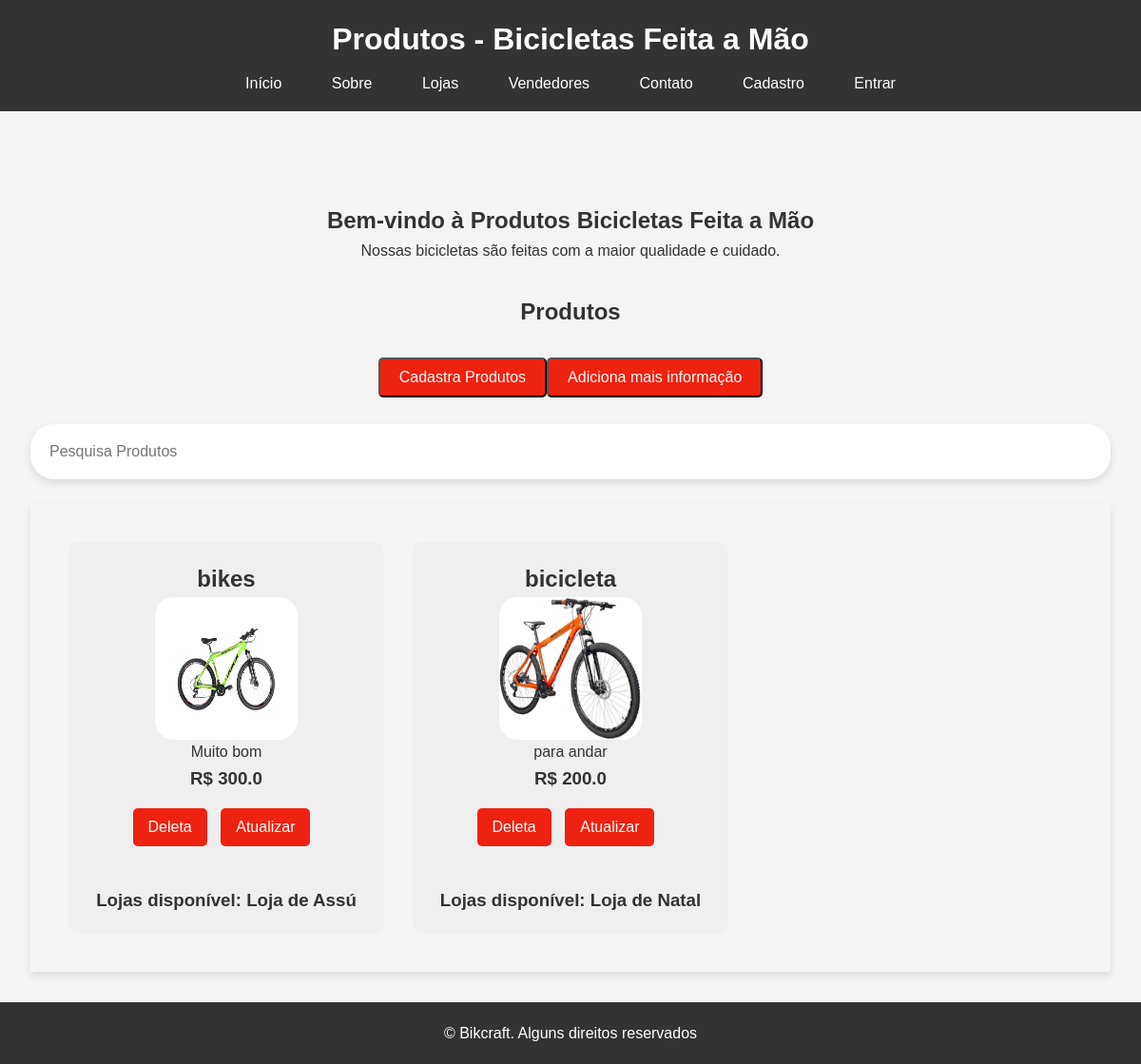
Page /produtos/ on the earlier database version.
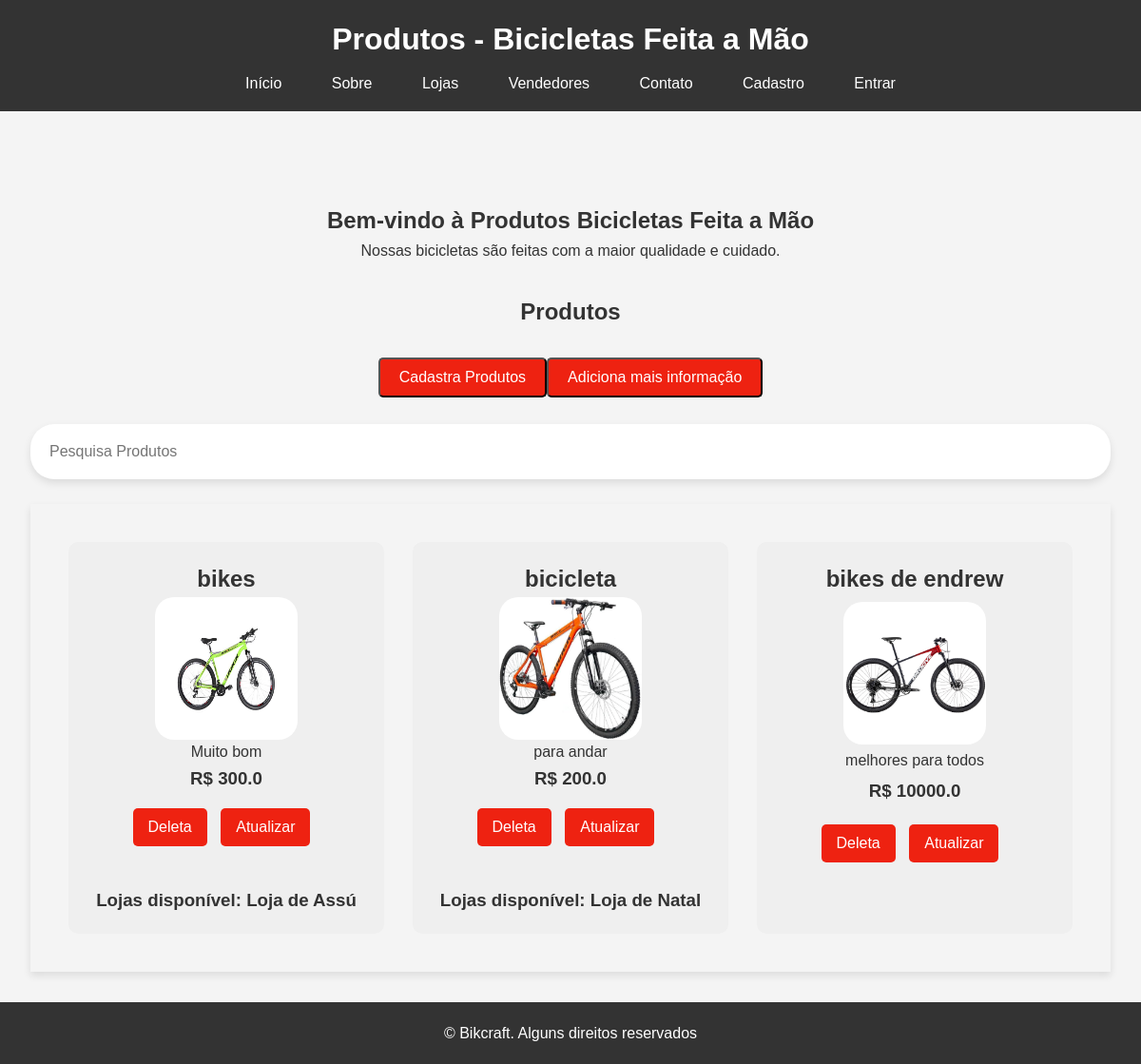
Same page on the later database version.
### bikcraft/models.py (models this page shows, shortened)
class Bike(models.Model):
    modelo = models.CharField(max_length=255, verbose_name='Modelo')
    preco = models.FloatField(verbose_name='Preço')
    descricao = models.TextField(verbose_name='Descrição')
    foto = models.ImageField(upload_to='media/bikcraft/', blank=True, null=True, verbose_name='Foto')

class Lojas(models.Model):
    nome = models.CharField(max_length=30, verbose_name='Nome da Loja')
    produtos = models.ManyToManyField(Bike, verbose_name='Produtos')
    cnpj = models.CharField(max_length=25, verbose_name='CNPJ')
    detalhe = models.TextField(blank=True, null=True, verbose_name='Descrição')
    def __str__(self):
        return self.nome

### bikcraft/views.py (the view)
# urls.py: path('produtos/', views.produtos, name='pagina-produtos'),
def produtos(request):
    bike = Bike.objects.all()
    return render(request, 'produtos.html', {'produtos': bike})

### bikcraft/templates/produtos.html (shortened to what this page needs)
{% extends "base/produtos.html" %}
{% load static %}
{% block conteudo %}
<main>
    <section id="home">
        <h2><center>Bem-vindo à Produtos Bicicletas Feita a Mão</center></h2>
        <p><center>Nossas bicicletas são feitas com a maior qualidade e cuidado.</center></p>
    </section>
    <h2><center>Produtos</center></h2>
    <br>
    <div class="button-cadastra">
        <a href='{% url "pagina-cadastraprodutos" %}'><button>Cadastra Produtos</button></a>
        <a href='{% url "cadastra-detalhe" %}'><button>Adiciona mais informação</button></a>
    </div>
    <br>
    <div class='col-12'>
        <input type='text' class='form-control' id='search' placeholder='Pesquisa Produtos'>
    </div>
    <br>
    <section id="products">
        {% for produto in produtos %}
            <div class='product-card'>
                <h2>{{produto.modelo}}</h2>
                <img class='foto' src='{{produto.foto.url}}'/>
                <p>{{produto.descricao}}</p>
                <h3> R$ {{produto.preco}}</h3>
                <div class="button-container">
                    <a href='{% url "deleta-produtos" produto.id %}'><button>Deleta</button></a>
                    <a id='atualizado' href='{% url "pagina-atualizado" produto.id %}'><button id='atualiza'>Atualizar</button></a>
                </div>
                <br>
                <div class='lista_lojas'>
                    {% for loja in produto.lojas_set.all %}
                        {% if loja %}
                            <h3>Lojas disponível: {{loja}}</h3>
                        {% else %}
                            <h3>Infelizmente, não tem nenhum loja com esse modelo</h3>
                        {% endif %}
                    {% endfor %}
                </div>
            </div>
        {% endfor %}
    </section>
</main>
{% endblock conteudo %}

### templates/base/produtos.html (shortened to what this page needs)
{% load static %}
<!DOCTYPE html>
<html lang="pt-BR">
<head>
    <link rel="stylesheet" href="{% static 'bikes/css/produtos.css' %}">
</head>
<body>
    <header>
        <h1>Produtos - Bicicletas Feita a Mão</h1>
        <nav>
            <ul>
                <li><a href='{% url "pagina-inicial" %}'>Início</a></li>
                <li><a href="{% url "pagina-sobre" %}">Sobre</a></li>
                <li><a href='{% url "pagina-loja" %}'>Lojas</a></li>
                <li><a href='{% url "pagina-vendedores" %}'>Vendedores</a></li>
                <li><a href="{% url "pagina-contados" %}">Contato</a></li>
                {% if request.user.is_authenticated %}
                    <li><a href='{% url "sair" %}'>Sair</a></li>
                {% else %}
                    <li><a href='{% url "cadastra-usuario" %}'>Cadastro</a></li>
                    <li><a href='{% url "acessar" %}'>Entrar</a></li>
                {% endif %}
            </ul>
        </nav>
    </header>
    {% block conteudo %}{% endblock conteudo %}
    <footer>
        <p>&copy; Bikcraft. Alguns direitos reservados</p>
    </footer>
</body>
</html>

### templates/static/bikes/css/produtos.css (style rules this page uses)
* { margin: 0; padding: 0; box-sizing: border-box; }
body { font-family: Arial, sans-serif; line-height: 1.6; background-color: #f4f4f4; color: #333; }
#home { text-align: center; margin: 4rem; }
header { background: #333; color: #fff; padding: 1rem 0; text-align: center; }
header h1 { margin-bottom: 0.5rem; }
nav ul { list-style: none; }
nav ul li { display: inline; margin: 0 0.5rem; }
nav ul li a { color: #fff; text-decoration: none; padding: 0.5rem 1rem; }
main { padding: 2rem; }
section#home { margin-bottom: 2rem; }
section#products { display: grid; gap: 30px; padding: 40px; box-shadow: 0 4px 8px rgba(0, 0, 0, 0.1); }
.col-12 { display: flex; align-items: center; background-color: #fff; padding: 10px; border-radius: 25px; box-shadow: 0 4px 8px rgba(0, 0, 0, 0.1); }
.form-control { border: none; outline: none; padding: 10px; width: 300px; border-radius: 25px 0 0 25px; font-size: 16px; }
.button-cadastra { display: flex; justify-content: center; align-items: center; height: 6vh; }
.button-cadastra button { padding: 10px 20px; font-size: 16px; cursor: pointer; background-color: #e21; color: #fff; border-radius: 5px; }
.button-container { margin-top: 1rem; }
.button-container button { display: inline-block; margin-right: 10px; font-size: 16px; cursor: pointer; background: #e21; color: #fff; padding: 0.7rem 1.0rem; border: none; border-radius: 5px; }
#products { display: grid; grid-template-columns: repeat(3, 1fr); gap: 30px; padding: 40px; }
.lista_lojas { margin-top: 1rem; }
.product-card { background: #efefef; grid-template-columns: 1fr; border-radius: 10px; padding: 20px 0px; justify-items: center; display: grid; }
.foto { width: 150px; height: 150px; border-radius: 20px; }
p { text-align: center; }
footer { background: #333; color: #fff; text-align: center; padding: 20px 0; }
footer p { margin: 0; }

Differences in the rows shown:
added Bike: modelo "bikes de endrew", foto (picture), descricao "melhores para todos", preco "10000.0"
